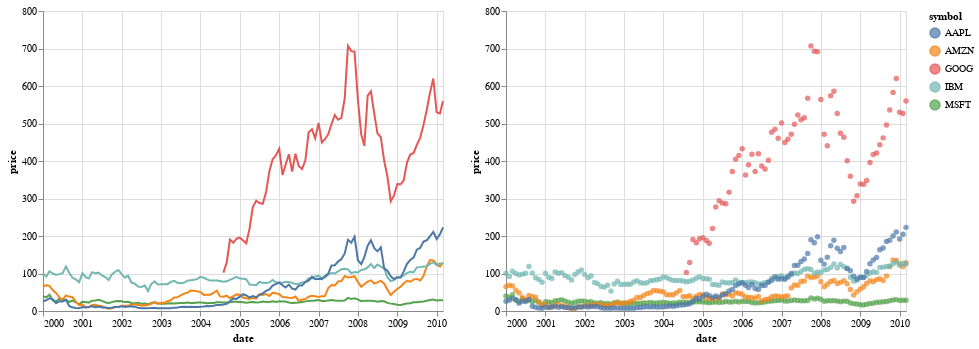

The code cell stored with this chart in its notebook:
### Markdown cell above
## Horizontal Concatenation

Just as we can layer charts on top of each other, we can concatenate horizontally using ``alt.hconcat``, or equivalently the ``|`` operator:

### Code cell
base.mark_line() | base.mark_circle()

### Figure 1 — Vega-Lite specification as saved in the notebook (floating-point values rounded to 4 significant figures; data arrays with more than 128 entries replaced by an {"elided": "..."} marker saying what was removed)
{"config": {"view": {"continuousWidth": 400, "continuousHeight": 300}}, "hconcat": [{"mark": "line", "encoding": {"color": {"field": "symbol", "type": "nominal"}, "x": {"field": "date", "type": "temporal"}, "y": {"field": "price", "type": "quantitative"}}}, {"mark": "circle", "encoding": {"color": {"field": "symbol", "type": "nominal"}, "x": {"field": "date", "type": "temporal"}, "y": {"field": "price", "type": "quantitative"}}}], "data": {"name": "data-96e857a61c6b623bafe23440d582a500"}, "$schema": "https://vega.github.io/schema/vega-lite/v4.17.0.json", "datasets": {"data-96e857a61c6b623bafe23440d582a500": {"elided": "560 records"}}}
